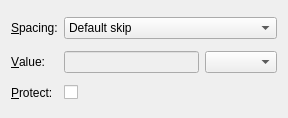
<?xml version="1.0" encoding="UTF-8"?>
<ui version="4.0">
 <class>VSpaceUi</class>
 <widget class="QWidget" name="VSpaceUi">
  <property name="geometry">
   <rect>
    <x>0</x>
    <y>0</y>
    <width>288</width>
    <height>118</height>
   </rect>
  </property>
  <property name="windowTitle">
   <string/>
  </property>
  <property name="sizeGripEnabled" stdset="0">
   <bool>true</bool>
  </property>
  <layout class="QGridLayout">
   <item row="0" column="0">
    <widget class="QLabel" name="spacingL">
     <property name="text">
      <string>&amp;Spacing:</string>
     </property>
     <property name="buddy">
      <cstring>spacingCO</cstring>
     </property>
    </widget>
   </item>
   <item row="2" column="1" colspan="2">
    <widget class="QCheckBox" name="keepCB">
     <property name="toolTip">
      <string>Insert the spacing even after a page break</string>
     </property>
     <property name="text">
      <string/>
     </property>
    </widget>
   </item>
   <item row="2" column="0">
    <widget class="QLabel" name="keepL">
     <property name="toolTip">
      <string/>
     </property>
     <property name="text">
      <string>&amp;Protect:</string>
     </property>
     <property name="buddy">
      <cstring>keepCB</cstring>
     </property>
    </widget>
   </item>
   <item row="1" column="2">
    <widget class="lyx::frontend::LengthCombo" name="unitCO"/>
   </item>
   <item row="1" column="1">
    <widget class="QLineEdit" name="valueLE">
     <property name="enabled">
      <bool>false</bool>
     </property>
     <property name="toolTip">
      <string>Custom value. Needs spacing type &quot;Custom&quot;.</string>
     </property>
    </widget>
   </item>
   <item row="1" column="0">
    <widget class="QLabel" name="valueL">
     <property name="text">
      <string>&amp;Value:</string>
     </property>
     <property name="buddy">
      <cstring>valueLE</cstring>
     </property>
    </widget>
   </item>
   <item row="0" column="1" colspan="2">
    <widget class="QComboBox" name="spacingCO">
     <property name="toolTip">
      <string>Supported spacing types</string>
     </property>
     <item>
      <property name="text">
       <string>Default skip</string>
      </property>
     </item>
     <item>
      <property name="text">
       <string>Small skip</string>
      </property>
     </item>
     <item>
      <property name="text">
       <string>Medium skip</string>
      </property>
     </item>
     <item>
      <property name="text">
       <string>Big skip</string>
      </property>
     </item>
     <item>
      <property name="text">
       <string>Half line height</string>
      </property>
     </item>
     <item>
      <property name="text">
       <string>Line height</string>
      </property>
     </item>
     <item>
      <property name="text">
       <string>Vertical fill</string>
      </property>
     </item>
     <item>
      <property name="text">
       <string>Custom</string>
      </property>
     </item>
    </widget>
   </item>
  </layout>
 </widget>
 <customwidgets>
  <customwidget>
   <class>lyx::frontend::LengthCombo</class>
   <extends>QComboBox</extends>
   <header>LengthCombo.h</header>
  </customwidget>
 </customwidgets>
 <tabstops>
  <tabstop>spacingCO</tabstop>
  <tabstop>valueLE</tabstop>
  <tabstop>unitCO</tabstop>
  <tabstop>keepCB</tabstop>
 </tabstops>
 <includes>
  <include location="local">qt_i18n.h</include>
 </includes>
 <resources/>
 <connections/>
</ui>
